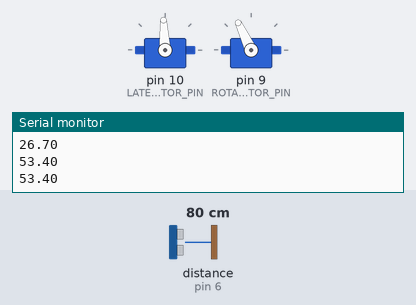
Bench run of a sketch on a simulated Arduino Uno, built with avr-gcc and run on an emulated ATmega328P. On the bench: 2 × servo, the last lines printed to the serial monitor. Wiring (inferred from the names in the program): ultrasonic range finder: trigger pin 6; echo pin 6. The inputs (shaded band) are chosen by the test bench; at power-on: distance to the obstacle (sensor on pin 6) 80 cm. The echo pulse lasts 58.3 µs per cm.

Above: at 1.2 s.
1.3 s: distance to the obstacle (sensor on pin 6) set to 2 cm
At 1.66 s:
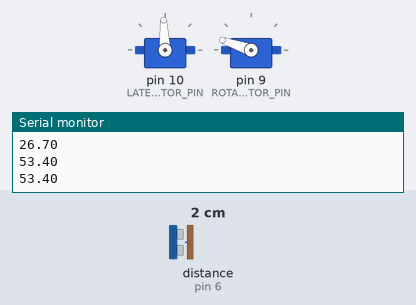
At 3.0 s:
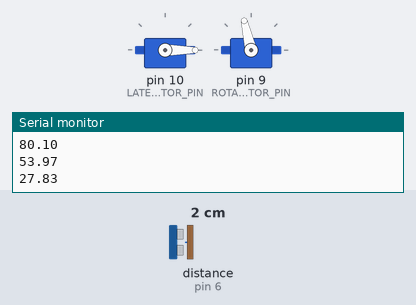
4.8 s: distance to the obstacle (sensor on pin 6) set to 60 cm
At 6.3 s:
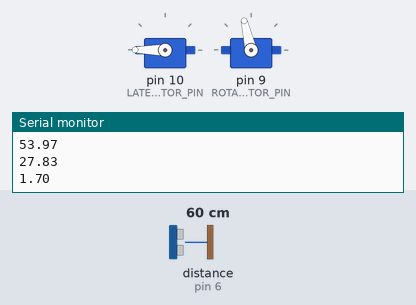
Timing chart, 0 to 15.2 s (numbered marks = the images above; inputs shaded):
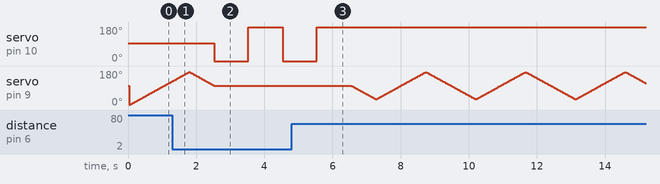

The sketch:

CinCin_dance_code.ino
```cpp
// CINCIN first dance (readable version)
// rotate when distance is more than 60 cm
// move laterally when is below 20 cm

#include <Servo.h>

#define DEBUG 1
#define NUM_READINGS 3
#define BOUD_RATE 9600

#define LATERAL_MOTOR_PIN 10
#define ROTATION_MOTOR_PIN 9
#define SIGNAL_PIN 6

#define LOW_DISTANCE 20
#define FAR_DISTANCE 60

#define DEALY_STILL 50
#define DEALY_DEGREE_MOVEMENTS 10

#define ANGLE_LEFT_ROTATION 30
#define ANGLE_START_ROTATION 102
#define ANGLE_RIGHT_ROTATION 175

#define ANGLE_START_BOW 1500
#define ANGLE_REST_BOW 500
#define ANGLE_END_BOW 2500

Servo lateralMotor;
Servo rotationMotor;

int currentIndex;
float distances[NUM_READINGS];
float totalDistance;

int lateralAngle;
int rotationAngle;

void setup() {
  Serial.begin(9600);

  currentIndex = 0;
  clearTotal();
  clearDistances();
  lateralAngle = 0;
  rotationAngle = 0;

  lateralMotor.attach(LATERAL_MOTOR_PIN);
  rotationMotor.attach(ROTATION_MOTOR_PIN);
  initMotors();
}

void initMotors()
{
  rotationMotor.write(ANGLE_START_ROTATION);
  lateralMotor.writeMicroseconds(ANGLE_START_BOW);
}

void loop() {
  float distance = getDistance();

  removeFirstDistance();
  shiftDistances();

  totalDistance += distance;
  appendDistance(distance);

  if (isTooFar()) {
    clearTotal();
    clearDistances();
  } else {
    performBehavior(averageDistance());
  }
}

float averageDistance()
{
  return totalDistance / NUM_READINGS;
}

void removeFirstDistance()
{
  totalDistance -= distances[0];
}

void shiftDistances()
{
  for (int i=0; i < NUM_READINGS-1; i++) {
    distances[i] = distances[i + 1];
  }
  distances[NUM_READINGS - 1] = 0;
}

void appendDistance(float distance)
{
  distances[currentIndex++] = distance;
  if (currentIndex >= NUM_READINGS) {
    currentIndex = NUM_READINGS - 1;
  }
}

int isTooFar()
{
  return getDistanceFromEnd(0) == 0 && getDistanceFromEnd(1) == 0;
}

float getDistanceFromEnd(int position)
{
  return (currentIndex-position > 0)? distances[currentIndex-position] : 0;
}

void performBehavior(float avgDistance)
{
  if (avgDistance < LOW_DISTANCE) {
    //stopMovements();
    moveLaterally();
  } else if (avgDistance > LOW_DISTANCE && avgDistance < FAR_DISTANCE) {
    //moveLaterally();
  } else {  // if (avgDistance > FAR_DISTANCE)
    rotate();
 }
 debugDistance(avgDistance);
}

void stopMovements()
{
  // do nothing, keep it still
  delay(DEALY_STILL);
}

void moveLaterally()
{
  reachAngle360(&lateralMotor, lateralAngle, ANGLE_REST_BOW);
  lateralAngle = ANGLE_START_BOW;
  reachAngle360(&lateralMotor, lateralAngle, ANGLE_END_BOW);
  lateralAngle = ANGLE_END_BOW;
}

void rotate()
{
  reachAngle(&rotationMotor, rotationAngle, ANGLE_LEFT_ROTATION);
  rotationAngle = ANGLE_LEFT_ROTATION;
  reachAngle(&rotationMotor, rotationAngle, ANGLE_RIGHT_ROTATION);
  rotationAngle = ANGLE_RIGHT_ROTATION;
  reachAngle(&rotationMotor, rotationAngle, ANGLE_START_ROTATION);
  rotationAngle = ANGLE_START_ROTATION;
}

void reachAngle360(Servo *motor, int startingAngle, int angle)
{
  motor->writeMicroseconds(angle);
  delay(1000);
}

void reachAngle(Servo *motor, int startingAngle, int angle)
{
  for(int i = startingAngle; cycleCondition(i, angle, startingAngle); (startingAngle < angle)?i++:i--) {
    motor->write(i);
    delay(DEALY_DEGREE_MOVEMENTS);
  }
}

int cycleCondition(int i, int target_degree, int start_degree)
{
  if (target_degree > start_degree) {
    return i < target_degree;
  } else {
    return i > target_degree;
  }
}


void debugDistance(float avgDistance)
{
  if (DEBUG) {
    Serial.println(avgDistance);
  }
}

float getDistance()
{
  // durata dell'impulso
  float pulseTime;
  float distanza;

  pinMode(SIGNAL_PIN, OUTPUT);
  digitalWrite(SIGNAL_PIN, LOW);      // viene posto a LOW pin
  delayMicroseconds(2);              // per 2 microsecondi
  digitalWrite(SIGNAL_PIN, HIGH);     // invia un impulso di trigger
  delayMicroseconds(10);             // di 10 microsecondi
  digitalWrite(SIGNAL_PIN, LOW);      // pone il pin al LOW in attesa che l'impulso torni indietro

  pinMode(SIGNAL_PIN, INPUT);
  pulseTime = pulseIn(SIGNAL_PIN, HIGH); // legge l'eco dell'impulso emesso in microsecondi
  return pulseTime / 58;            // divide la durata per 58 per ottenere la distanza in cm
}

void clearTotal()
{
 totalDistance = 0;
}

void clearDistances()
{
  for (int i=0; i<NUM_READINGS; i++) {
    distances[i] = 0;
  }
}
```

Measured:
- after the input at 1.3 s, servo on pin 10 (LATERAL_MOTOR_PIN): 93° → 0° after 1.2 s, → 180° 1.0 s later, → 0° 1.0 s later; servo on pin 9 (ROTATION_MOTOR_PIN): goes on until 2.5 s, then stays 103°
